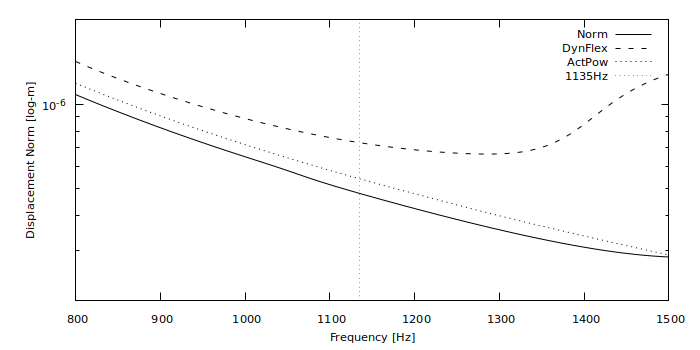

This chart was generated by the following gnuplot code:


set tics font ",8.5"
set key font ",8.5"
set xlabel font ",8.5"
set ylabel font ",8.5"

set xlabel "angels" offset 0,0.6
set ylabel "angels" offset 1.2,0

set xrange [800:1500]
set yrange [2E-7:2e-6]

set logscale y
set xlabel "Frequency [Hz]"
set ylabel "Displacement Norm [log-m]"
set format y "10^{%T}"

set style line 1 lt 2 lc rgb "black" lw 1 dashtype 1
set style line 2 lt 2 lc rgb "black" lw 1 dashtype 2 
set style line 3 lt 2 lc rgb "black" lw 1 dashtype 3
set style line 4 lt 2 lc rgb "black" lw 1 dashtype 4

set arrow from 1135,graph 0 to 1135,graph 1 nohead lt 0

plot 'NG.txt' with lines title "Norm" ls 1, \
	 'DIN.txt' with lines title "DynFlex" ls 2, \
	 'PA.txt' with lines title "ActPow" ls 3, \
	 1/0 t "1135Hz" lt 0

set term pngcairo size 700,350
set termoption dashed
set output "Fig23.png"
replot
set term x11	 
